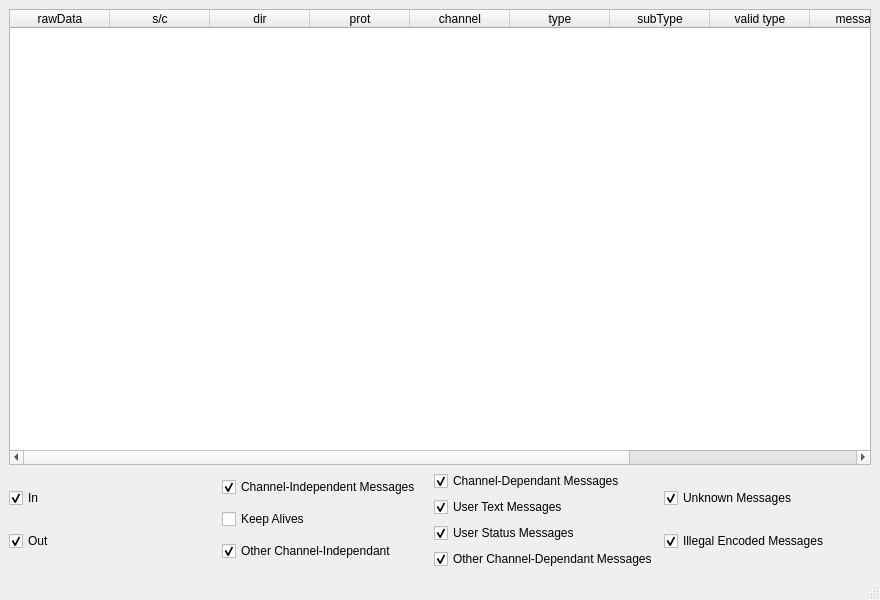
<?xml version="1.0" encoding="UTF-8"?>
<ui version="4.0">
 <class>DataUnitViewer</class>
 <widget class="QMainWindow" name="DataUnitViewer">
  <property name="geometry">
   <rect>
    <x>0</x>
    <y>0</y>
    <width>880</width>
    <height>600</height>
   </rect>
  </property>
  <property name="windowTitle">
   <string>MainWindow</string>
  </property>
  <widget class="QWidget" name="centralwidget">
   <layout class="QVBoxLayout" name="verticalLayout_5">
    <item>
     <widget class="QTableWidget" name="outputTable">
      <column>
       <property name="text">
        <string>rawData</string>
       </property>
      </column>
      <column>
       <property name="text">
        <string>s/c</string>
       </property>
      </column>
      <column>
       <property name="text">
        <string>dir</string>
       </property>
      </column>
      <column>
       <property name="text">
        <string>prot</string>
       </property>
      </column>
      <column>
       <property name="text">
        <string>channel</string>
       </property>
      </column>
      <column>
       <property name="text">
        <string>type</string>
       </property>
      </column>
      <column>
       <property name="text">
        <string>subType</string>
       </property>
      </column>
      <column>
       <property name="text">
        <string>valid type</string>
       </property>
      </column>
      <column>
       <property name="text">
        <string>message</string>
       </property>
      </column>
      <column>
       <property name="text">
        <string>valid message</string>
       </property>
      </column>
      <column>
       <property name="text">
        <string>host</string>
       </property>
      </column>
     </widget>
    </item>
    <item>
     <layout class="QHBoxLayout" name="horizontalLayout">
      <item>
       <layout class="QVBoxLayout" name="verticalLayout">
        <item>
         <widget class="QCheckBox" name="inCheckbox">
          <property name="text">
           <string>In</string>
          </property>
          <property name="checked">
           <bool>true</bool>
          </property>
         </widget>
        </item>
        <item>
         <widget class="QCheckBox" name="outCheckbox">
          <property name="text">
           <string>Out</string>
          </property>
          <property name="checked">
           <bool>true</bool>
          </property>
         </widget>
        </item>
       </layout>
      </item>
      <item>
       <layout class="QVBoxLayout" name="verticalLayout_2">
        <item>
         <widget class="QCheckBox" name="channelIndependantMessages">
          <property name="text">
           <string>Channel-Independent Messages</string>
          </property>
          <property name="checked">
           <bool>true</bool>
          </property>
         </widget>
        </item>
        <item>
         <widget class="QCheckBox" name="keepAlives">
          <property name="enabled">
           <bool>true</bool>
          </property>
          <property name="text">
           <string>Keep Alives</string>
          </property>
          <property name="checked">
           <bool>false</bool>
          </property>
         </widget>
        </item>
        <item>
         <widget class="QCheckBox" name="otherChannelIndependant">
          <property name="text">
           <string>Other Channel-Independant</string>
          </property>
          <property name="checked">
           <bool>true</bool>
          </property>
         </widget>
        </item>
       </layout>
      </item>
      <item>
       <layout class="QVBoxLayout" name="verticalLayout_3">
        <item>
         <widget class="QCheckBox" name="channelDependantMessages">
          <property name="text">
           <string>Channel-Dependant Messages</string>
          </property>
          <property name="checked">
           <bool>true</bool>
          </property>
         </widget>
        </item>
        <item>
         <widget class="QCheckBox" name="userTextMessages">
          <property name="text">
           <string>User Text Messages</string>
          </property>
          <property name="checked">
           <bool>true</bool>
          </property>
         </widget>
        </item>
        <item>
         <widget class="QCheckBox" name="userStatusMessages">
          <property name="text">
           <string>User Status Messages</string>
          </property>
          <property name="checked">
           <bool>true</bool>
          </property>
         </widget>
        </item>
        <item>
         <widget class="QCheckBox" name="otherChannelDependant">
          <property name="text">
           <string>Other Channel-Dependant Messages</string>
          </property>
          <property name="checked">
           <bool>true</bool>
          </property>
         </widget>
        </item>
       </layout>
      </item>
      <item>
       <layout class="QVBoxLayout" name="verticalLayout_4">
        <item>
         <widget class="QCheckBox" name="unknownMessages">
          <property name="text">
           <string>Unknown Messages</string>
          </property>
          <property name="checked">
           <bool>true</bool>
          </property>
         </widget>
        </item>
        <item>
         <widget class="QCheckBox" name="illegalEncodedMessages">
          <property name="text">
           <string>Illegal Encoded Messages</string>
          </property>
          <property name="checked">
           <bool>true</bool>
          </property>
         </widget>
        </item>
       </layout>
      </item>
     </layout>
    </item>
   </layout>
  </widget>
  <widget class="QMenuBar" name="menubar">
   <property name="geometry">
    <rect>
     <x>0</x>
     <y>0</y>
     <width>880</width>
     <height>26</height>
    </rect>
   </property>
  </widget>
  <widget class="QStatusBar" name="statusbar"/>
 </widget>
 <resources/>
 <connections>
  <connection>
   <sender>channelIndependantMessages</sender>
   <signal>clicked(bool)</signal>
   <receiver>keepAlives</receiver>
   <slot>setEnabled(bool)</slot>
   <hints>
    <hint type="sourcelabel">
     <x>262</x>
     <y>481</y>
    </hint>
    <hint type="destinationlabel">
     <x>251</x>
     <y>506</y>
    </hint>
   </hints>
  </connection>
  <connection>
   <sender>channelDependantMessages</sender>
   <signal>clicked(bool)</signal>
   <receiver>userTextMessages</receiver>
   <slot>setEnabled(bool)</slot>
   <hints>
    <hint type="sourcelabel">
     <x>462</x>
     <y>470</y>
    </hint>
    <hint type="destinationlabel">
     <x>468</x>
     <y>508</y>
    </hint>
   </hints>
  </connection>
  <connection>
   <sender>channelDependantMessages</sender>
   <signal>clicked(bool)</signal>
   <receiver>userStatusMessages</receiver>
   <slot>setEnabled(bool)</slot>
   <hints>
    <hint type="sourcelabel">
     <x>495</x>
     <y>475</y>
    </hint>
    <hint type="destinationlabel">
     <x>495</x>
     <y>528</y>
    </hint>
   </hints>
  </connection>
  <connection>
   <sender>channelIndependantMessages</sender>
   <signal>clicked(bool)</signal>
   <receiver>otherChannelIndependant</receiver>
   <slot>setEnabled(bool)</slot>
   <hints>
    <hint type="sourcelabel">
     <x>313</x>
     <y>482</y>
    </hint>
    <hint type="destinationlabel">
     <x>315</x>
     <y>550</y>
    </hint>
   </hints>
  </connection>
  <connection>
   <sender>channelDependantMessages</sender>
   <signal>clicked(bool)</signal>
   <receiver>otherChannelDependant</receiver>
   <slot>setEnabled(bool)</slot>
   <hints>
    <hint type="sourcelabel">
     <x>541</x>
     <y>474</y>
    </hint>
    <hint type="destinationlabel">
     <x>534</x>
     <y>559</y>
    </hint>
   </hints>
  </connection>
 </connections>
</ui>
